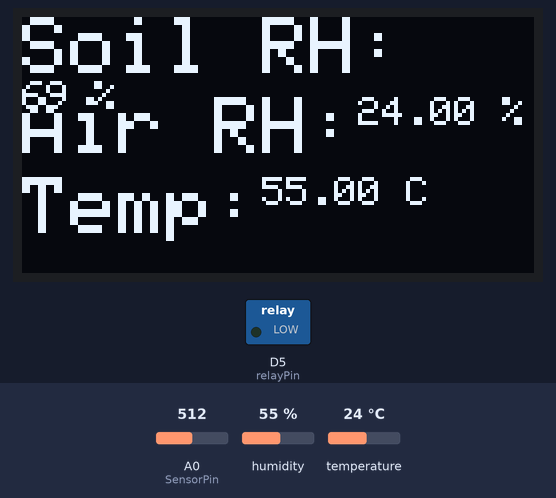
Bench run of a sketch on a simulated ESP8266 (NodeMCU). Shown: 128×64 one-colour display, switched loads named in the sketch (green lamp = pin HIGH). Inputs (shaded band) come from the test bench; at power-on: A0 (SensorPin) = 512, humidity 55 %, temperature 24 °C. WiFi joins after 1.5 s; servers stay silent unless stated; what the sketch prints to the serial monitor is not drawn.

Above: at 6.7 s.
6.8 s: A0 (SensorPin) set to 647
At 10.2 s:
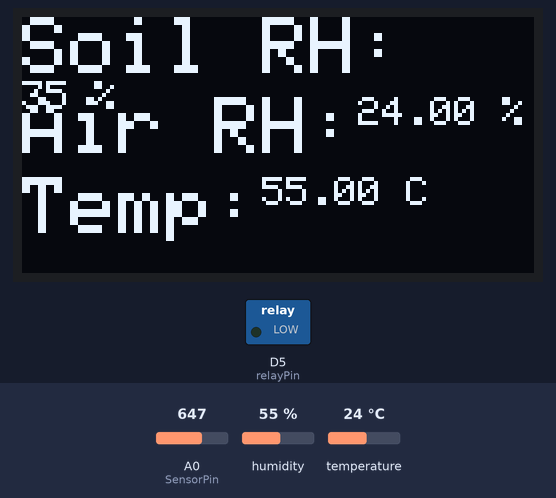
11.0 s: A0 (SensorPin) set to 675
At 13.6 s:
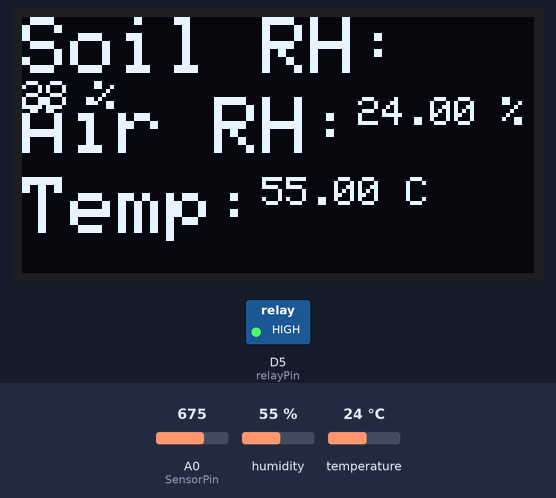
15.2 s: humidity set to 22 %
At 16.6 s:
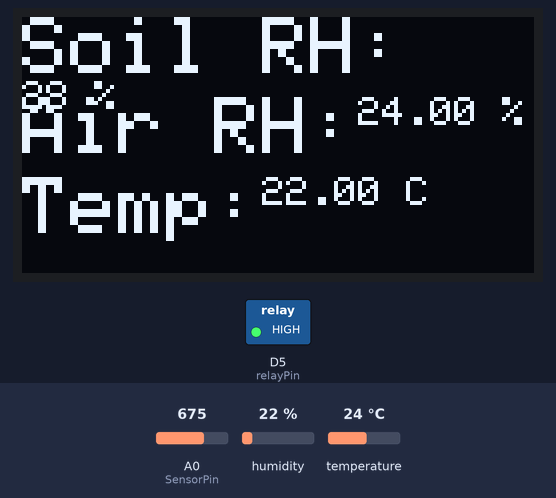
19.4 s: temperature set to 12 °C
At 20.5 s:
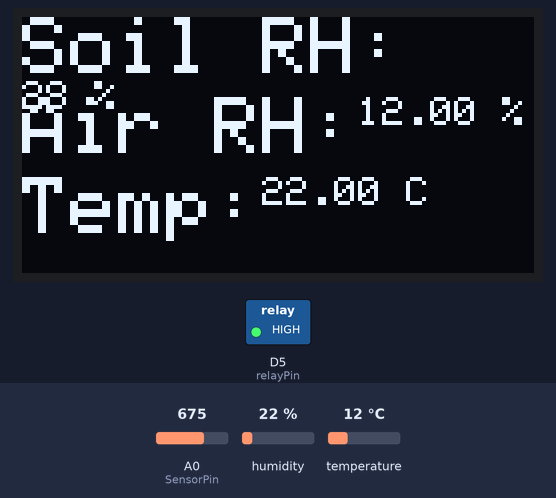
23.6 s: A0 (SensorPin) set to 782
At 27.0 s:
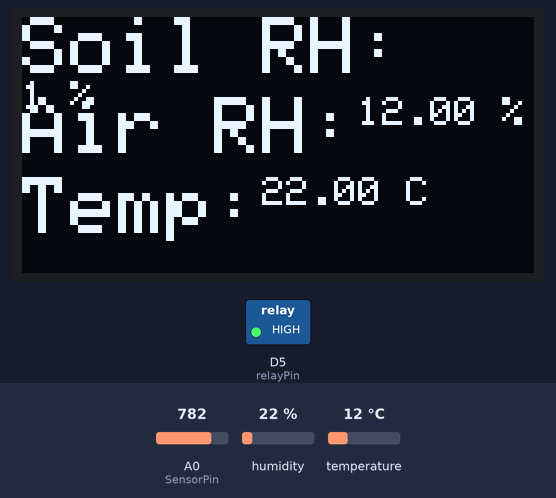
28.0 s: A0 (SensorPin) set to 806
At 30.8 s:
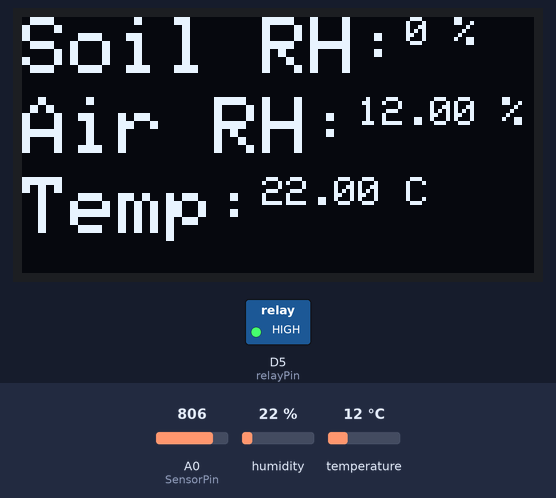
Timing chart, 0 to 32.3 s (numbered marks = the images above; inputs shaded):
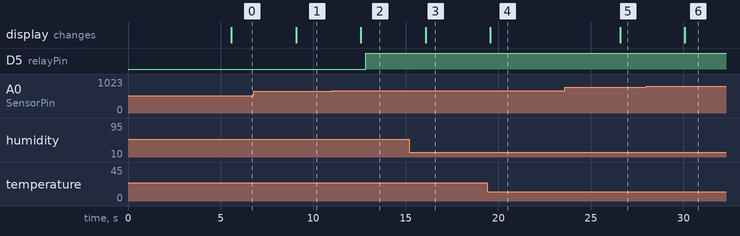

The sketch:

DECISION_TREE.ino
```cpp
// Library yang dibutuhkan
#include <ESP8266WiFi.h>         // Library untuk menghubungkan ESP8266 ke jaringan WiFi
#include <SPI.h>                 // Library untuk komunikasi melalui protokol SPI.
#include <Wire.h>                // Library untuk komunikasi melalui I2C
#include <ThingSpeak.h>          // Library untuk mengirim data ke ThingSpeak
#include <Adafruit_GFX.h>        // Library untuk menyediakan dasar grafik pada layar OLED.
#include <Adafruit_SSD1306.h>    // Library untuk mengendalikan layar OLED dengan driver SSD1306.
#include <DHT.h>                 // Library untuk sensor DHT

// Define screen dimensions
#define SCREEN_WIDTH 128 // Lebar layar OLED
#define SCREEN_HEIGHT 64 // Tinggi layar OLED
#define OLED_RESET -1 // Pin reset OLED

// Mendefinisikan pin dan tipe sensor DHT
#define DHTPIN D4         // Pin pada ESP8266 yang terhubung dengan sensor DHT
DHT dht(DHTPIN, DHT11);  // Inisialisasi sensor DHT11

String apiKey = "RVDTAJUVTNTFGKSM";  // Masukkan API Key dari Thingspeak
const char* ssid = "SUBIANTO";  // Nama SSID WiFi
const char* pass = "americano";  // Password WiFi
const char* server = "api.thingspeak.com";  // Alamat server Thingspeak

Adafruit_SSD1306 display(SCREEN_WIDTH, SCREEN_HEIGHT, &Wire, OLED_RESET);  // Inisialisasi objek display OLED

const int AirValue = 790;  // Nilai bacaan sensor ketika di udara
const int WaterValue = 390;  // Nilai bacaan sensor ketika di air
const int SensorPin = A0;  // Pin analog untuk membaca sensor tanah
int soilMoistureValue = 0;  // Nilai bacaan sensor tanah
int soilMoisturePercent = 0;  // Nilai kelembaban tanah dalam persen
int relayPin = D5;  // Pin untuk mengendalikan relay

WiFiClient client;  // Objek WiFi Client untuk koneksi ke Thingspeak

void setup() {
  Serial.begin(115200);
  display.begin(SSD1306_SWITCHCAPVCC, 0x3C);  // Inisialisasi display OLED
  display.clearDisplay();
  pinMode(relayPin, OUTPUT);
  dht.begin();  // Memulai sensor DHT11
  WiFi.begin(ssid, pass);  // Mencoba untuk terhubung ke jaringan WiFi

  while (WiFi.status() != WL_CONNECTED) {     // Menunggu hingga ESP8266 terhubung ke WiFi
    delay(500);
    Serial.print(".");
  }

  Serial.println("");
  Serial.println("WiFi connected");   // Terhubung ke jaringan WiFi
  delay(4000);
}

void loop() {
  float t = dht.readHumidity();  // Membaca kelembaban udara
  float h = dht.readTemperature();  // Membaca suhu

  Serial.print("Humidity: ");
  Serial.println(h);
  Serial.print("Temperature: ");
  Serial.println(t);

  soilMoistureValue = analogRead(SensorPin);  // Membaca nilai sensor tanah
  Serial.println(soilMoistureValue);

  soilMoisturePercent = map(soilMoistureValue, AirValue, WaterValue, 0, 100);  // Mengkonversi nilai sensor menjadi persentase kelembaban tanah

  if (soilMoisturePercent > 100) { // If soil moisture is above 100%
    Serial.println("100 %"); //Print "100%" to the serial monitor

    // Menampilkan informasi pada display OLED
    display.setCursor(0, 0);
    display.setTextSize(2);
    display.setTextColor(WHITE);
    display.print("Soil RH:");
    display.setTextSize(1);
    display.print("100");
    display.println(" %");
    display.setCursor(0, 20);
    display.setTextSize(2);
    display.print("Air RH:");
    display.setTextSize(1);
    display.print(h);
    display.println(" %");
    display.setCursor(0, 40);
    display.setTextSize(2);
    display.print("Temp:");
    display.setTextSize(1);
    display.print(t);
    display.println(" C");
    display.display();

    // Wait for 250 milliseconds
    delay(250);

    // Clear the display
    display.clearDisplay();
  }

  else if (soilMoisturePercent < 0) {   // If soil moisture is below 0%
    Serial.println("0 %");    // Print "0%" to the serial monitor

    // Menampilkan informasi pada display OLED
    display.setCursor(0, 0);
    display.setTextSize(2);
    display.setTextColor(WHITE);
    display.print("Soil RH:");
    display.setTextSize(1);
    display.print("0");
    display.println(" %");
    display.setCursor(0, 20);
    display.setTextSize(2);
    display.print("Air RH:");
    display.setTextSize(1);
    display.print(h);
    display.println(" %");
    display.setCursor(0, 40);
    display.setTextSize(2);
    display.print("Temp:");
    display.setTextSize(1);
    display.print(t);
    display.println(" C");
    display.display();

    // Wait for 250 milliseconds
    delay(250);

    // Clear the display
    display.clearDisplay();
  }

  else if (soilMoisturePercent >= 0 && soilMoisturePercent <= 100) {
    Serial.print(soilMoisturePercent);    // Print the value of soilMoisturePercent
    Serial.println("%");    // Print the percentage sign

    // Menampilkan informasi pada display OLED
    display.setCursor(0, 0);
    display.setTextSize(2);
    display.setTextColor(WHITE);
    display.println("Soil RH:");
    display.setTextSize(1);
    display.print(soilMoisturePercent);
    display.println(" %");
    display.setCursor(0, 20);
    display.setTextSize(2);
    display.print("Air RH:");
    display.setTextSize(1);
    display.print(h);
    display.println(" %");
    display.setCursor(0, 40);
    display.setTextSize(2);
    display.print("Temp:");
    display.setTextSize(1);
    display.print(t);
    display.println(" C");
    display.display();

    // Wait for 250 milliseconds
    delay(250);

    // Clear the display
    display.clearDisplay();
  }

  if (soilMoisturePercent >= 0 && soilMoisturePercent <= 30) {
    digitalWrite(relayPin, HIGH);  // Mengaktifkan pompa
    Serial.println("Pompa is ON");
  }
  else if (soilMoisturePercent > 30 && soilMoisturePercent <= 100) {
    digitalWrite(relayPin, LOW);  // Mematikan pompa
    Serial.println("Pompa is OFF");
  }

  if (client.connect(server, 80)) {
    String postStr = apiKey;
    postStr += "&field1=";
    postStr += String(soilMoisturePercent);
    postStr += "&field2=";
    postStr += String(h);
    postStr += "&field3=";
    postStr += String(t);
    postStr += "&field4=";
    postStr += String(relayPin);
    postStr += "\r\n\r\n\r\n\r\n";

    // Mengirim data ke Thingspeak
    client.print("POST /update HTTP/1.1\n");      // Mengirim permintaan POST ke alamat URL "/update" menggunakan protokol HTTP versi 1.1.
    client.print("Host: api.thingspeak.com\n");   // Menentukan tujuan permintaan ke "api.thingspeak.com" sebagai host.
    client.print("Connection: close\n");  // Mengatur header koneksi untuk menutup koneksi setelah permintaan selesai
    client.print("X-THINGSPEAKAPIKEY: " + apiKey + "\n");     // Mengirim kunci API ke Thingspeak dalam header permintaan menggunakan header khusus "X-THINGSPEAKAPIKEY".
    client.print("Content-Type: application/x-www-form-urlencoded\n");  // Mengatur tipe konten permintaan sebagai
    client.print("Content-Length: "); // Mengatur panjang konten permintaan sesuai dengan panjang dari variabel "postStr" yang akan dikirim.
    client.print(postStr.length());
    client.print("\n\n");
    client.print(postStr);          // Mengirimkan data yang akan dikirim dalam permintaan POST. Data ini sesuai dengan isi dari variabel "postStr".

    delay(2000);                   // Tunggu beberapa saat agar data terkirim sebelum koneksi ditutup
  }
  client.stop();                  // Menutup koneksi dengan server setelah permintaan selesai dikirim.
  Serial.println("Waiting...");   // Menampilkan teks "Menunggu..." pada monitor serial
  delay(1000);                    // Menunda eksekusi program selama 1000 milidetik (1 detik)
}
```

Measured:
- the behaviour switches between 664 and 665 on A0 (SensorPin) (found by bisection; images 1 and 2)
- after the input at 6.8 s, the display: changes after 2.3 s (image 1)
- after the input at 11.0 s, D5 (relayPin): LOW → HIGH after 1.8 s; the display: changes after 1.6 s (image 2)
- after the input at 15.2 s, the display: changes after 0.88 s (image 3)
- after the input at 19.4 s, the display: changes after 0.18 s (image 4)
- after the input at 23.6 s, the display: changes after 3.0 s (image 5)
- after the input at 28.0 s, the display: changes after 2.1 s (image 6)
